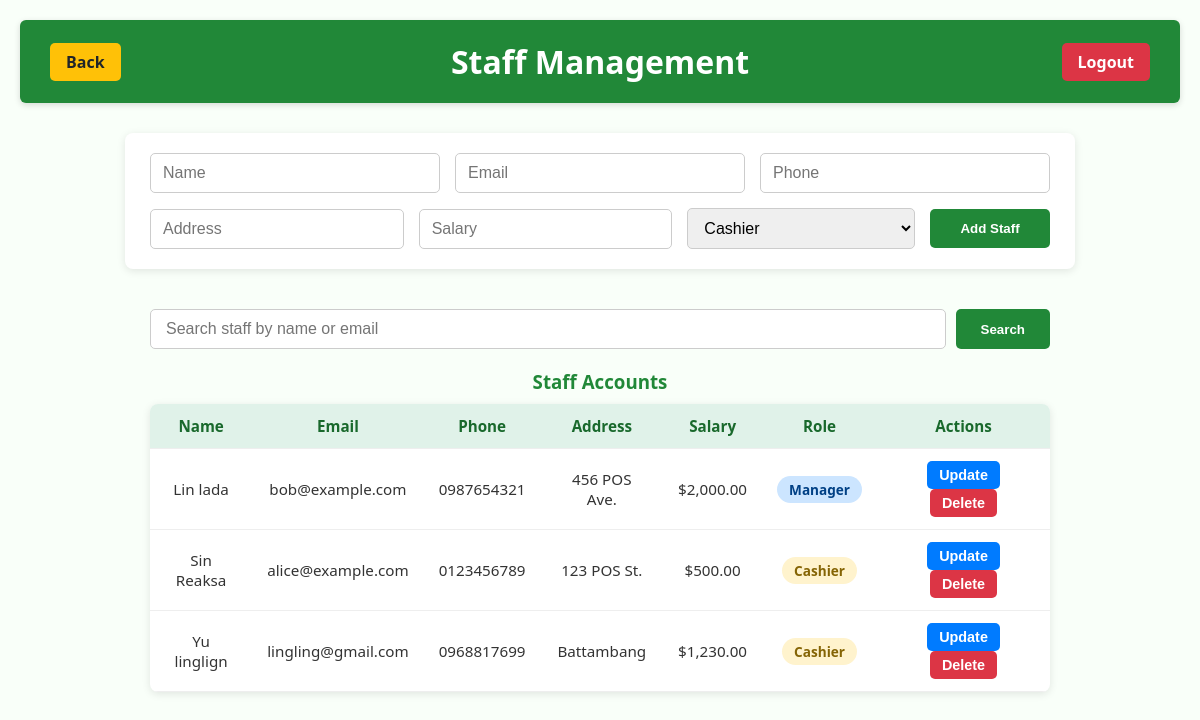
Page /manager/staff_management.php (signed in) on the committed database.
### tables this page shows
CREATE TABLE `staff` (
  `staff_id` int(11) NOT NULL AUTO_INCREMENT,
  `user_id` int(11) NOT NULL,
  `name` varchar(100) NOT NULL,
  `phone` varchar(20) DEFAULT NULL,
  `email` varchar(100) DEFAULT NULL,
  `address` text DEFAULT NULL,
  `position` varchar(50) DEFAULT NULL,
  `salary` decimal(10,2) NOT NULL DEFAULT 0.00,
  PRIMARY KEY (`staff_id`),
  KEY `user_id` (`user_id`),
  CONSTRAINT `staff_ibfk_1` FOREIGN KEY (`user_id`) REFERENCES `users` (`id`) ON DELETE CASCADE
);

CREATE TABLE `users` (
  `id` int(11) NOT NULL AUTO_INCREMENT,
  `role` enum('cashier','manager','owner') NOT NULL,
  `password` varchar(255) NOT NULL,
  PRIMARY KEY (`id`)
);

### manager/staff_management.php (the view, shortened to what this page needs)
<?php
include('../db.php');
$stmt = $conn->query("
    SELECT users.id, users.role, staff.name, staff.email, staff.phone, staff.address, staff.salary
    FROM users
    JOIN staff ON users.id = staff.user_id
    WHERE users.role != 'owner'
");
$staffAccounts = $stmt->fetchAll(PDO::FETCH_ASSOC);
$rolePriority = [
    'owner' => 3,
    'manager' => 2,
    'cashier' => 1,
];
usort($staffAccounts, function($a, $b) use ($rolePriority) {
    return $rolePriority[$b['role']] <=> $rolePriority[$a['role']];
});
?>
<!DOCTYPE html>
<html lang="en">
<head>
</head>
<body>
<div class="header">
    <h1>Staff Management</h1>
    <a href="../logout.php" class="logout-btn">Logout</a>
    <a href="manager.php" class="back-btn"> Back</a>
</div>
<form method="post" action="save_staff.php" id="staffForm" autocomplete="off">
    <input type="text" name="name" id="name" placeholder="Name" required>
    <input type="email" name="email" id="email" placeholder="Email" required>
    <input type="text" name="phone" id="phone" placeholder="Phone" required>
    <input type="text" name="address" id="address" placeholder="Address" required>
    <input type="number" name="salary" id="salary" placeholder="Salary" min="0" step="0.01" required>
    <select name="role" id="role" required>
        <option value="cashier">Cashier</option>
    </select>
    <button type="submit" id="submitBtn">Add Staff</button>
</form>
<div class="search-container">
    <input type="text" id="searchInput" placeholder="Search staff by name or email">
    <button id="searchBtn">Search</button>
</div>
<h3>Staff Accounts</h3>
<table id="staffTable">
<thead>
    <tr>
        <th>Name</th>
        <th>Email</th>
        <th>Phone</th>
        <th>Address</th>
        <th>Salary</th>
        <th>Role</th>
        <th>Actions</th>
    </tr>
</thead>
<tbody>
<?php foreach ($staffAccounts as $staff): ?>
<tr>
    <td><?= htmlspecialchars($staff['name']) ?></td>
    <td><?= htmlspecialchars($staff['email']) ?></td>
    <td><?= htmlspecialchars($staff['phone']) ?></td>
    <td><?= htmlspecialchars($staff['address']) ?></td>
    <td>$<?= number_format($staff['salary'], 2) ?></td>
    <td>
        <span class="role-<?= htmlspecialchars($staff['role']) ?>">
            <?= ucfirst(htmlspecialchars($staff['role'])) ?>
        </span>
    </td>
    <td>
        <button class="update-btn"
            data-id="<?= $staff['id'] ?>"
            data-name="<?= htmlspecialchars($staff['name'], ENT_QUOTES) ?>"
            data-email="<?= htmlspecialchars($staff['email'], ENT_QUOTES) ?>"
            data-phone="<?= htmlspecialchars($staff['phone'], ENT_QUOTES) ?>"
            data-address="<?= htmlspecialchars($staff['address'], ENT_QUOTES) ?>"
            data-salary="<?= $staff['salary'] ?>"
            data-role="<?= $staff['role'] ?>"
        >Update</button>
        <form class="inline" method="post" action="delete_staff.php" onsubmit="return confirm('Delete this staff?');">
            <button type="submit" class="delete-btn">Delete</button>
        </form>
    </td>
</tr>
<?php endforeach; ?>
</tbody>
</table>
</body>
</html>

### manager/staff_management.php (style rules this page uses)
body { font-family: 'Segoe UI', Tahoma, Geneva, Verdana, sans-serif; background-color: #f9fff9; margin: 0; padding: 20px; color: #333; }
.header { background-color: #218838; color: #fff; padding: 20px 30px; text-align: center; position: relative; box-shadow: 0 2px 6px rgba(0,0,0,0.15); margin-bottom: 30px; border-radius: 6px; }
.header h1 { margin: 0; font-weight: 700; font-size: 2rem; }
.logout-btn { position: absolute; right: 30px; top: 50%; transform: translateY(-50%); background: #dc3545; color: white; border: none; padding: 8px 16px; border-radius: 5px; cursor: pointer; font-weight: 600; transition: background 0.3s ease; text-decoration: none; }
form#staffForm { background: white; padding: 20px 25px; border-radius: 8px; box-shadow: 0 2px 8px rgba(0,0,0,0.1); max-width: 900px; margin: 0 auto 40px auto; display: flex; flex-wrap: wrap; gap: 15px; align-items: center; justify-content: center; }
form#staffForm input[type="text"], form#staffForm input[type="email"], form#staffForm input[type="password"], form#staffForm input[type="number"], form#staffForm select { flex: 1 1 150px; padding: 10px 12px; border: 1px solid #ccc; border-radius: 5px; font-size: 1rem; transition: border-color 0.3s ease; }
form#staffForm button { background-color: #218838; color: white; border: none; padding: 12px 25px; font-weight: 600; border-radius: 5px; cursor: pointer; transition: background 0.3s ease; flex: 0 0 auto; min-width: 120px; }
.search-container { max-width: 900px; margin: 0 auto 20px auto; display: flex; gap: 10px; }
#searchInput { flex: 1; padding: 10px 15px; font-size: 1rem; border: 1px solid #ccc; border-radius: 5px; transition: border-color 0.3s ease; }
#searchBtn { padding: 10px 25px; background-color: #218838; border: none; color: white; font-weight: 600; border-radius: 5px; cursor: pointer; transition: background 0.3s ease; }
h3 { max-width: 900px; margin: 0 auto 10px auto; font-weight: 700; color: #218838; text-align: center; }
table { width: 100%; max-width: 900px; margin: 0 auto 40px auto; border-collapse: collapse; box-shadow: 0 2px 8px rgba(0,0,0,0.1); border-radius: 8px; overflow: hidden; background: white; }
th, td { padding: 12px 15px; text-align: center; border-bottom: 1px solid #eee; font-size: 0.95rem; }
th { background-color: #e0f2e9; font-weight: 700; color: #19692c; user-select: none; }
.role-manager { background-color: #cce5ff; color: #004085; font-weight: 600; padding: 4px 12px; border-radius: 20px; display: inline-block; font-size: 0.85rem; }
.role-cashier { background-color: #fff3cd; color: #856404; font-weight: 600; padding: 4px 12px; border-radius: 20px; display: inline-block; font-size: 0.85rem; }
.update-btn, .delete-btn { padding: 6px 12px; border-radius: 5px; border: none; cursor: pointer; font-size: 0.9rem; font-weight: 600; margin: 0 3px; transition: background-color 0.3s ease; }
.update-btn { background-color: #007bff; color: white; }
.delete-btn { background-color: #dc3545; color: white; }
form.inline { display: inline; margin: 0; padding: 0; }
.back-btn { position: absolute; left: 30px; top: 50%; transform: translateY(-50%); background: #ffc107; color: #212529; border: none; padding: 8px 16px; border-radius: 5px; cursor: pointer; font-weight: 600; text-decoration: none; transition: background 0.3s ease; }

### rows in the picture
staff: name "Lin lada", email "bob@example.com", phone "0987654321", address "456 POS Ave.", salary "2,000.00", user.role "Manager"
staff: name "Sin Reaksa", email "alice@example.com", phone "0123456789", address "123 POS St.", salary "500.00", user.role "Cashier"
staff: name "Yu linglign", email "lingling@gmail.com", phone "0968817699", address "Battambang", salary "1,230.00", user.role "Cashier"
